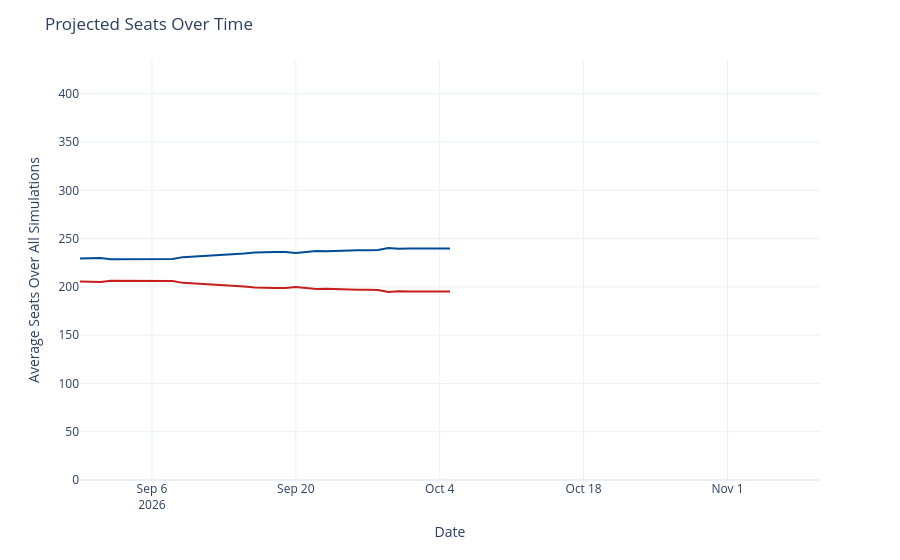

The cell this chart's notebook holds for it:
### Code cell
seats_over_time = output_ts[(output_ts['geo'] == 'US House') &
                             (output_ts['type'] == 'seats')]
seats_over_time['rep_seats'] = seats_over_time['y'].map(lambda x: 435 - x)
seats_over_time = seats_over_time.rename({'y': 'Democrats', 'rep_seats': 'Republicans'}, axis=1)
seats_time_ser = px.line(seats_over_time, x='date', y=['Democrats', 'Republicans'], template='plotly_white',
                        color_discrete_map={'Democrats': '#004b97', 'Republicans': '#c71e1d'},)
seats_time_ser.update_traces(hovertemplate="%{y:.1f}")
seats_time_ser.update_layout(
    xaxis=dict(range=[pd.to_datetime('2026-08-30'), pd.to_datetime('2026-11-10')]),
    yaxis=dict(range=[0, 435]),
    xaxis_title='Date',
    yaxis_title='Average Seats Over All Simulations',
    title=dict(text="Projected Seats Over Time"),
    hovermode="x",
    showlegend=False
)
seats_time_ser

### Figure 1 — Plotly figure (JSON) as saved in the notebook; plotly's stock layout.template omitted (floating-point values rounded to 4 significant figures)
{"data": [{"hovertemplate": "%{y:.1f}", "legendgroup": "Democrats", "line": {"color": "#004b97", "dash": "solid"}, "marker": {"symbol": "circle"}, "mode": "lines", "name": "Democrats", "orientation": "v", "showlegend": true, "type": "scatter", "x": ["2026-08-30", "2026-08-31", "2026-09-01", "2026-09-02", "2026-09-03", "2026-09-04", "2026-09-05", "2026-09-06", "2026-09-07", "2026-09-08", "2026-09-09", "2026-09-14", "2026-09-15", "2026-09-16", "2026-09-17", "2026-09-18", "2026-09-19", "2026-09-20", "2026-09-21", "2026-09-22", "2026-09-23", "2026-09-24", "2026-09-25", "2026-09-26", "2026-09-27", "2026-09-28", "2026-09-29", "2026-09-30", "2026-10-01", "2026-10-02", "2026-10-03", "2026-10-04", "2026-10-05"], "xaxis": "x", "y": [229.4, 230.0, 230.0, 228.5, 228.5, 228.7, 228.7, 228.9, 228.8, 228.9, 230.8, 233.6, 234.7, 235.7, 236.2, 236.1, 236.0, 235.0, 236.2, 237.2, 236.9, 237.4, 237.9, 237.9, 237.9, 238.2, 240.4, 239.5, 239.7, 239.6, 239.5, 239.7, 239.8], "yaxis": "y"}, {"hovertemplate": "%{y:.1f}", "legendgroup": "Republicans", "line": {"color": "#c71e1d", "dash": "solid"}, "marker": {"symbol": "circle"}, "mode": "lines", "name": "Republicans", "orientation": "v", "showlegend": true, "type": "scatter", "x": ["2026-08-30", "2026-08-31", "2026-09-01", "2026-09-02", "2026-09-03", "2026-09-04", "2026-09-05", "2026-09-06", "2026-09-07", "2026-09-08", "2026-09-09", "2026-09-14", "2026-09-15", "2026-09-16", "2026-09-17", "2026-09-18", "2026-09-19", "2026-09-20", "2026-09-21", "2026-09-22", "2026-09-23", "2026-09-24", "2026-09-25", "2026-09-26", "2026-09-27", "2026-09-28", "2026-09-29", "2026-09-30", "2026-10-01", "2026-10-02", "2026-10-03", "2026-10-04", "2026-10-05"], "xaxis": "x", "y": [205.6, 205.0, 205.0, 206.5, 206.5, 206.3, 206.3, 206.1, 206.2, 206.1, 204.2, 201.4, 200.3, 199.3, 198.8, 198.9, 199.0, 200.0, 198.8, 197.8, 198.1, 197.6, 197.1, 197.1, 197.1, 196.8, 194.6, 195.5, 195.3, 195.4, 195.5, 195.3, 195.2], "yaxis": "y"}], "layout": {"hovermode": "x", "legend": {"title": {"text": "variable"}, "tracegroupgap": 0}, "margin": {"t": 60}, "showlegend": false, "title": {"text": "Projected Seats Over Time"}, "xaxis": {"anchor": "y", "domain": [0, 1], "range": ["2026-08-30T00:00:00", "2026-11-10T00:00:00"], "title": {"text": "Date"}}, "yaxis": {"anchor": "x", "domain": [0, 1], "range": [0, 435], "title": {"text": "Average Seats Over All Simulations"}}}}
